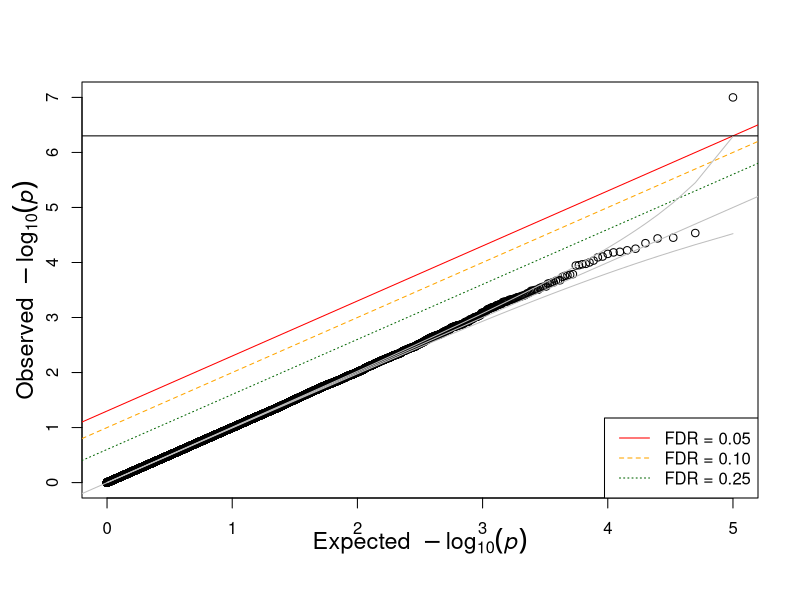

Write the R code that produced this figure.
## ---- chunk 1

qqunif = 
function(p,BH=T,CI=T,...)
{
  p=na.omit(p)
  nn = length(p)
  xx =  -log10((1:nn)/(nn+1))
  plot( xx,  -sort(log10(p)),
     xlab=expression(Expected~~-log[10](italic(p))),
        ylab=expression(Observed~~-log[10](italic(p))),
       cex.lab=1.4,mgp=c(2,1,0),
       ... )
  abline(0,1,col='gray')
  if(BH)
    {
      abline(-log10(0.05),1, col='red',lty=1)
      abline(-log10(0.10),1, col='orange',lty=2)
      abline(-log10(0.25),1, col='dark green',lty=3)
      legend('bottomright', c("FDR = 0.05","FDR = 0.10","FDR = 0.25"),
             col=c('red','orange','dark green'),lty=1:3, cex=1)
      abline(h=-log10(0.05/nn)) ## bonferroni
    }
  if(CI)
  {
    ## create the confidence intervals
    c95 <- rep(0,nn)
    c05 <- rep(0,nn)
    ## the jth order statistic from a
    ## uniform(0,1) sample
    ## has a beta(j,n-j+1) distribution
    ## (Casella & Berger, 2002,
    ## 2nd edition, pg 230, Duxbury)
    ## this portion was posted by anonymous on
    ## http://gettinggeneticsdone.blogspot.com/2009/11/qq-plots-of-p-values-in-r-using-ggplot2.html
    
    for(i in 1:nn)
    {
      c95[i] <- qbeta(0.95,i,nn-i+1)
      c05[i] <- qbeta(0.05,i,nn-i+1)
    }

    lines(xx,-log10(c95),col='gray')
    lines(xx,-log10(c05),col='gray')
  }
}
## ---- chunk 2

## simulate uniform p-values

nsim = 1e5
psim = runif(nsim)
psim[1] = 0.01/nsim
printFig = FALSE
if(printFig) png("qqunif-fdr-bonf.png",height=600,width=600) 
qqunif(psim,CI=TRUE)
if(printFig) dev.off()

